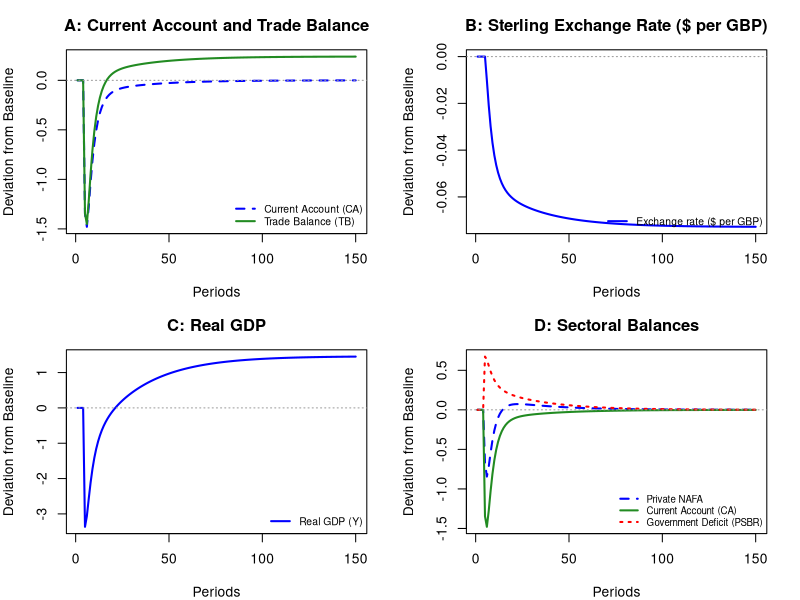
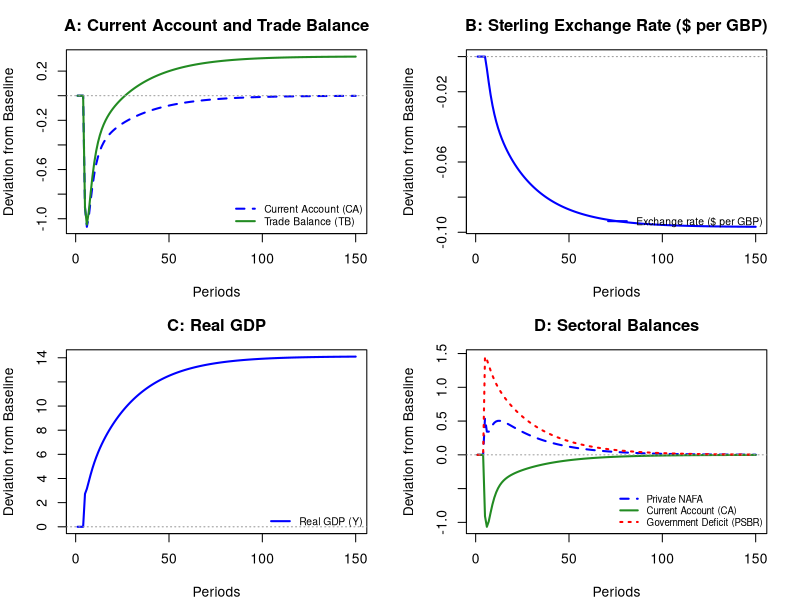
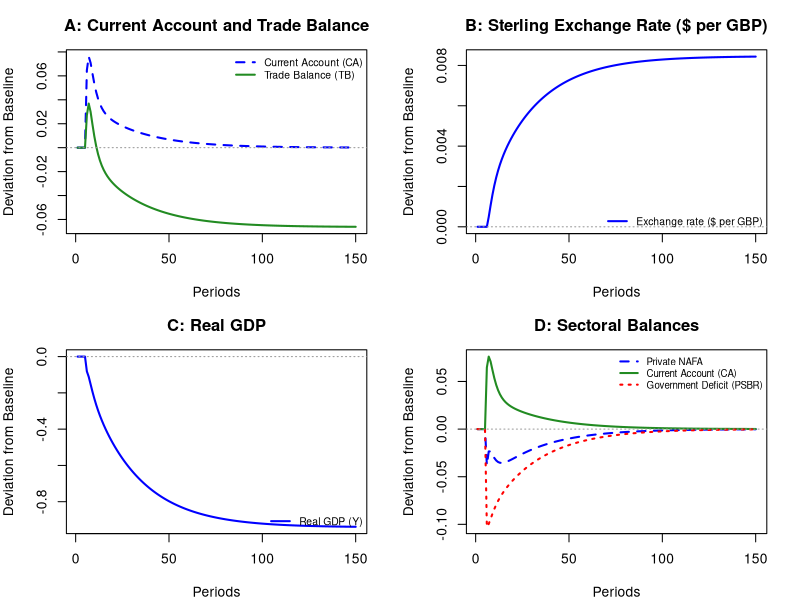
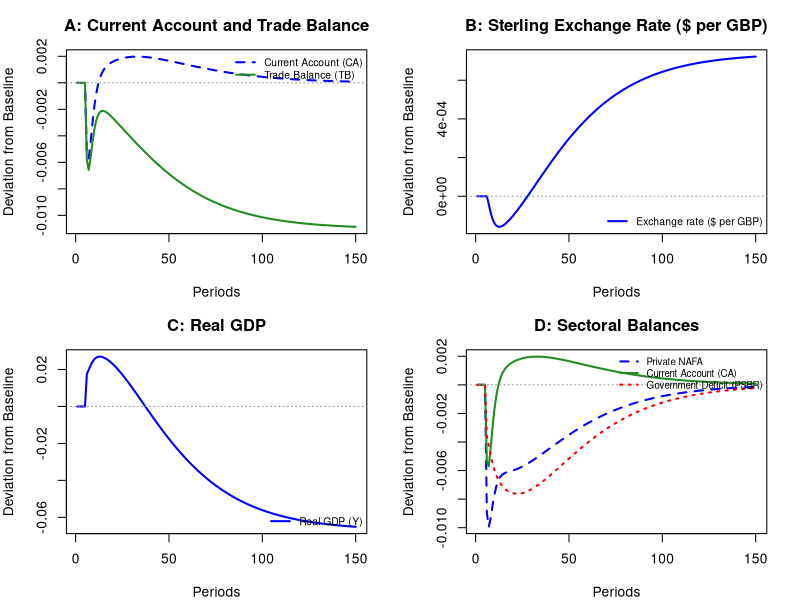

Source code (R) for these figures, in order:
# =====================================================================
# OPENSIMPLEST: The Smallest SFC Open Economy Model
# =====================================================================
#
# This code translates into R the OPENSIMPLEST model originally developed in EViews by:
# Francesco Zezza (Sapienza University of Rome and Levy Economics Institute)
#
# Reference Working Paper:
# Zezza, F. (2026), "OPENSIMPLEST: The Smallest SFC Open Economy Model",
# Levy Economics Institute of Bard College, Working Paper No. 1105.
# Link to working paper and original EViews code:
# https://www.levyinstitute.org/wp-content/uploads/2026/01/wp_1105.pdf
#
# Structure follows the conventions of SFC models in R (Sim_a.R, Sim_b.R, PC.R, LP1.R)
# Created for ECON 530 / Research Methods II
# =====================================================================

# STEP 1: Clear the workspace
rm(list=ls(all=TRUE))

# PERIODS (i = 1 to 150)
nPeriods = 150

# SCENARIOS (j = 1 to 5)
# Scenario 1: Baseline (Steady State)
# Scenario 2: Step-fall in UK propensity to export (eps0 = -2.2 from period 5)
# Scenario 3: Increase in UK government spending (g = 18 from period 5)
# Scenario 4: Reduction in domestic interest rate (r = 0.029 from period 5)
# Scenario 5: Shift in liquidity preference towards foreign bills (lambda10 = 0.65, lambda20 = 0.3 from period 5)
nScenarios = 5

# =====================================================================
# STEP 2: PARAMETERS
# =====================================================================
alpha1        = 0.75     # Propensity to consume out of disposable income
alpha2        = 0.13333  # Propensity to consume out of wealth
theta         = 0.2      # Average tax rate on income
eps0_base     = -2.1     # Export equation constant term (baseline)
eps1          = 0.7      # Export elasticity with respect to exchange rate
eps2          = 1.2      # Export elasticity with respect to foreign income
mu0           = -2.1     # Import equation constant term
mu1           = 0.7      # Import elasticity with respect to exchange rate
mu2           = 1.2      # Import elasticity with respect to domestic income
lambda10_base = 0.7      # Portfolio share parameter: domestic bills (baseline)
lambda11      = 5.0      # Portfolio sensitivity to domestic interest rate (domestic bills)
lambda12      = 5.0      # Portfolio sensitivity to foreign interest rate (domestic bills)
lambda20_base = 0.25     # Portfolio share parameter: foreign bills (baseline)
lambda21      = 5.0      # Portfolio sensitivity to domestic interest rate (foreign bills)
lambda22      = 5.0      # Portfolio sensitivity to foreign interest rate (foreign bills)
phi           = 0.01     # Exchange rate adjustment speed parameter (CA-adjustment rule)

# =====================================================================
# STEP 3: VARIABLES AND MATRICES
# =====================================================================

# --- Exogenous Variables ---
# Government expenditure on goods and services
g = matrix(data=16.0, nrow=nScenarios, ncol=nPeriods)
# Domestic interest rate on government bills
r = matrix(data=0.03, nrow=nScenarios, ncol=nPeriods)
# Foreign interest rate
r_f = matrix(data=0.03, nrow=nScenarios, ncol=nPeriods)
# Foreign income (output of Rest of World)
y_f = matrix(data=80.0, nrow=nScenarios, ncol=nPeriods)

# --- Shock-Dependent Parameters (as matrices across scenarios and time) ---
eps0     = matrix(data=eps0_base, nrow=nScenarios, ncol=nPeriods)
lambda10 = matrix(data=lambda10_base, nrow=nScenarios, ncol=nPeriods)
lambda20 = matrix(data=lambda20_base, nrow=nScenarios, ncol=nPeriods)

# --- Endogenous Variables ---
# Output / GDP (income)
y = matrix(data=0.0, nrow=nScenarios, ncol=nPeriods)
# Household consumption (private expenditure)
pe = matrix(data=0.0, nrow=nScenarios, ncol=nPeriods)
# Regular disposable income (excluding capital gains)
yd_r = matrix(data=0.0, nrow=nScenarios, ncol=nPeriods)
# Haig-Simons disposable income (including exchange-rate capital gains)
yd_hs = matrix(data=0.0, nrow=nScenarios, ncol=nPeriods)
# Household net financial wealth
v = matrix(data=0.0, nrow=nScenarios, ncol=nPeriods)
# Tax revenue
t = matrix(data=0.0, nrow=nScenarios, ncol=nPeriods)
# Exports of goods and services
x = matrix(data=0.0, nrow=nScenarios, ncol=nPeriods)
# Imports of goods and services
im = matrix(data=0.0, nrow=nScenarios, ncol=nPeriods)
# Trade balance (exports - imports)
tb = matrix(data=0.0, nrow=nScenarios, ncol=nPeriods)
# Current account balance
ca = matrix(data=0.0, nrow=nScenarios, ncol=nPeriods)
# Nominal exchange rate (domestic currency per unit of foreign currency, GBP/USD)
xr = matrix(data=1.141, nrow=nScenarios, ncol=nPeriods)
# Net foreign asset position (NETFA / NIIP)
netfa = matrix(data=0.0, nrow=nScenarios, ncol=nPeriods)
# Domestic government bills held by households
b_p = matrix(data=87.100, nrow=nScenarios, ncol=nPeriods)
# Foreign bills held by domestic households (in foreign currency)
bw_p = matrix(data=21.775, nrow=nScenarios, ncol=nPeriods)
# Total supply of domestic government bills
b_s = matrix(data=144.977, nrow=nScenarios, ncol=nPeriods)
# Foreign holdings of domestic government bills
b_w = matrix(data=24.668, nrow=nScenarios, ncol=nPeriods)
# Domestic bills held by the central bank
b_cb = matrix(data=0.0, nrow=nScenarios, ncol=nPeriods)
# Money balances held by households (cash demand)
h_p = matrix(data=0.0, nrow=nScenarios, ncol=nPeriods)
# Money supply (high-powered money)
h_s = matrix(data=0.0, nrow=nScenarios, ncol=nPeriods)
# Central bank profits
f_cb = matrix(data=0.0, nrow=nScenarios, ncol=nPeriods)
# Public Sector Borrowing Requirement (government deficit)
psbr = matrix(data=0.0, nrow=nScenarios, ncol=nPeriods)
# Net Acquisition of Financial Assets by private sector (NAFA)
nafa = matrix(data=0.0, nrow=nScenarios, ncol=nPeriods)
# Sectoral balance consistency check (NAFA - PSBR - CA = 0)
sectoral_check = matrix(data=0.0, nrow=nScenarios, ncol=nPeriods)

# =====================================================================
# STEP 4: INITIAL CONDITIONS (PERIOD 1 CALIBRATION)
# =====================================================================
for (j in 1:nScenarios){
  xr[j,1]    = 1.141
  b_p[j,1]   = 87.100
  bw_p[j,1]  = 21.775
  b_s[j,1]   = 144.977
  b_w[j,1]   = 24.668
  # Net Foreign Assets (NETFA) identity
  netfa[j,1] = bw_p[j,1] * xr[j,1] - b_w[j,1]
  # Wealth identity: v = b_s + netfa ensures h_p = h_s
  v[j,1]     = b_s[j,1] + netfa[j,1]
  # Household money from balance sheet identity
  h_p[j,1]   = v[j,1] - b_p[j,1] - bw_p[j,1] * xr[j,1]
  # Central bank holdings and money supply from its balance sheet
  b_cb[j,1]  = b_s[j,1] - b_p[j,1] - b_w[j,1]
  h_s[j,1]   = b_cb[j,1]
  f_cb[j,1]  = 0
  psbr[j,1]  = 0
  ca[j,1]    = 0
  nafa[j,1]  = 0
  sectoral_check[j,1] = 0
}

# =====================================================================
# STEP 5: MODEL SIMULATION (SCENARIOS & GAUSS-SEIDEL ITERATIONS)
# =====================================================================
for (j in 1:nScenarios){

  # Define time loop
  for (i in 2:nPeriods){

    # -----------------------------------------------------------------
    # Define alternative scenarios (shocks applied from period 5 onwards)
    # -----------------------------------------------------------------
    # Scenario 2: Step-fall in export competitiveness (residual parameter eps0)
    if (j == 2 && i >= 5){
      eps0[2,i] = -2.2
    }
    
    # Scenario 3: Permanent increase in government spending (+2 units)
    if (j == 3 && i >= 5){
      g[3,i] = 18.0
    }
    
    # Scenario 4: Reduction in domestic interest rate (-0.1 percentage point)
    if (j == 4 && i >= 5){
      r[4,i] = 0.029
    }
    
    # Scenario 5: Portfolio reallocation towards foreign bills
    if (j == 5 && i >= 5){
      lambda10[5,i] = 0.65
      lambda20[5,i] = 0.30
    }

    # -----------------------------------------------------------------
    # Exchange rate predetermined adjustment rule (Eq. 22)
    # The nominal exchange rate adjusts gradually to lagged CA imbalances
    # -----------------------------------------------------------------
    xr[j,i] = xr[j,i-1] + phi * (-ca[j,i-1])
    d_xr    = xr[j,i] - xr[j,i-1]

    # Initial guess for income/output
    y[j,i] = if (y[j,i-1] > 0) y[j,i-1] else 80.0

    # -----------------------------------------------------------------
    # Gauss-Seidel iterations for within-period convergence
    # -----------------------------------------------------------------
    for (iterations in 1:100){

      # --- External Trade Block ---
      # 8. Exports of goods and services
      x[j,i] = exp(eps0[j,i] + eps1 * log(xr[j,i-1]) + eps2 * log(y_f[j,i]))
      
      # 9. Imports of goods and services
      im[j,i] = exp(mu0 - mu1 * log(xr[j,i-1]) + mu2 * log(pmax(y[j,i], 1e-6)))
      
      # 10. Trade balance
      tb[j,i] = x[j,i] - im[j,i]
      
      # 11. Current account balance (trade balance + net cross-border interest flows)
      ca[j,i] = tb[j,i] + (r_f[j,i-1] * bw_p[j,i-1] * xr[j,i] - r[j,i-1] * b_w[j,i-1])
      
      # 12. External position (Net Foreign Assets, NETFA, from CA + valuation gains)
      netfa[j,i] = netfa[j,i-1] + ca[j,i] + d_xr * bw_p[j,i-1]

      # --- Income, Wealth, and Fiscal Block ---
      # 1. Regular disposable income (excluding capital gains)
      yd_r[j,i] = y[j,i] + (r[j,i-1] * b_p[j,i-1] + r_f[j,i-1] * bw_p[j,i-1] * xr[j,i]) - t[j,i]
      
      # 2. Haig-Simons disposable income (including valuation gains on foreign assets)
      yd_hs[j,i] = yd_r[j,i] + d_xr * bw_p[j,i-1]
      
      # 6. Household consumption (private expenditure)
      pe[j,i] = alpha1 * yd_hs[j,i] + alpha2 * v[j,i-1]
      
      # 5. Income / Output determination (GDP)
      y[j,i] = pe[j,i] + g[j,i] + x[j,i] - im[j,i]
      
      # 4. Tax revenue
      t[j,i] = theta * (y[j,i] + r[j,i-1] * b_p[j,i-1] + r_f[j,i-1] * bw_p[j,i-1] * xr[j,i])
      
      # 3. Household wealth accumulation
      v[j,i] = v[j,i-1] + yd_hs[j,i] - pe[j,i]

      # --- Portfolio Allocation Block (Tobin Asset Demands) ---
      # 14. Demand for domestic bills
      b_p[j,i] = v[j,i] * (lambda10[j,i] + lambda11 * r[j,i] - lambda12 * r_f[j,i])
      
      # 15. Demand for foreign bills (in foreign currency units)
      bw_p[j,i] = v[j,i] * (lambda20[j,i] - lambda21 * r[j,i] + lambda22 * r_f[j,i]) / xr[j,i]
      
      # 13. Foreign demand for domestic government bills (from Balance Sheet Matrix)
      b_w[j,i] = bw_p[j,i] * xr[j,i] - netfa[j,i]
      
      # 16. Demand for money (determined residually to close household portfolio)
      h_p[j,i] = v[j,i] - b_p[j,i] - bw_p[j,i] * xr[j,i]

      # --- Central Bank and Government Block ---
      # 17. Central bank profits (interest received on bill holdings, rebated to gov)
      f_cb[j,i] = r[j,i-1] * b_cb[j,i-1]
      
      # 20. Public Sector Borrowing Requirement (PSBR, government deficit)
      psbr[j,i] = g[j,i] + r[j,i-1] * b_s[j,i-1] - t[j,i] - f_cb[j,i]
      
      # 21. Total supply of domestic government bills
      b_s[j,i] = b_s[j,i-1] + psbr[j,i]
      
      # 18. Central bank holding of domestic bills (residual purchaser of public debt)
      b_cb[j,i] = b_s[j,i] - b_p[j,i] - b_w[j,i]
      
      # 19. Money supply (high-powered money, closes CB balance sheet)
      h_s[j,i] = b_cb[j,i]

      # --- Identities & Consistency Checks ---
      # 7. Private sector Net Acquisition of Financial Assets (NAFA)
      nafa[j,i] = psbr[j,i] + ca[j,i]
      
      # Sectoral balance consistency check (should identically equal zero)
      sectoral_check[j,i] = nafa[j,i] - psbr[j,i] - ca[j,i]

    } # End iterations
  }   # End time
}     # End scenarios

# =====================================================================
# STEP 6: CONSISTENCY CHECKS
# =====================================================================
# Check 1: Sectoral Balances identity (NAFA - PSBR - CA = 0)
max_sec_err = max(abs(sectoral_check))
cat("Maximum Sectoral Balance error (NAFA - PSBR - CA):", max_sec_err, "\n")

# Check 2: Balance Sheet / Money Market identity (H_p - H_s = 0)
max_h_err = max(abs(h_p - h_s))
cat("Maximum Money Market error (H_p - H_s):", max_h_err, "\n")

# =====================================================================
# STEP 7: GRAPHICAL OUTPUT (REPLICATING FIGURES FROM WORKING PAPER)
# =====================================================================

# Time index for plotting (periods 1 to 150)
time_axis = 1:nPeriods

# ---------------------------------------------------------------------
# Figure 2: Effect of a Step-Fall in UK Propensity to Export (Scenario 2 vs Baseline)
# Replicating Figure 2 in paper (and fig1 in EViews code)
# ---------------------------------------------------------------------
par(mfrow=c(2,2), mar=c(4,4,3,2))

# Panel A: Current Account and Trade Balance
plot(time_axis, ca[2,] - ca[1,], type="l", col="blue", lty=2, lwd=2,
     main="A: Current Account and Trade Balance", xlab="Periods", ylab="Deviation from Baseline",
     ylim=range(c(ca[2,] - ca[1,], tb[2,] - tb[1,])))
lines(time_axis, tb[2,] - tb[1,], col="forestgreen", lty=1, lwd=2)
abline(h=0, col="gray60", lty=3)
legend("bottomright", legend=c("Current Account (CA)", "Trade Balance (TB)"),
       col=c("blue", "forestgreen"), lty=c(2,1), lwd=2, bty="n", cex=0.75)

# Panel B: Sterling Exchange Rate ($ per GBP)
plot(time_axis, (1/xr[2,]) - (1/xr[1,]), type="l", col="blue", lty=1, lwd=2,
     main="B: Sterling Exchange Rate ($ per GBP)", xlab="Periods", ylab="Deviation from Baseline")
abline(h=0, col="gray60", lty=3)
legend("bottomright", legend=c("Exchange rate ($ per GBP)"),
       col="blue", lty=1, lwd=2, bty="n", cex=0.75)

# Panel C: Real GDP
plot(time_axis, y[2,] - y[1,], type="l", col="blue", lty=1, lwd=2,
     main="C: Real GDP", xlab="Periods", ylab="Deviation from Baseline")
abline(h=0, col="gray60", lty=3)
legend("bottomright", legend=c("Real GDP (Y)"),
       col="blue", lty=1, lwd=2, bty="n", cex=0.75)

# Panel D: Sectoral Balances
plot(time_axis, nafa[2,] - nafa[1,], type="l", col="blue", lty=2, lwd=2,
     main="D: Sectoral Balances", xlab="Periods", ylab="Deviation from Baseline",
     ylim=range(c(nafa[2,] - nafa[1,], ca[2,] - ca[1,], psbr[2,] - psbr[1,])))
lines(time_axis, ca[2,] - ca[1,], col="forestgreen", lty=1, lwd=2)
lines(time_axis, psbr[2,] - psbr[1,], col="red", lty=3, lwd=2)
abline(h=0, col="gray60", lty=3)
legend("bottomright", legend=c("Private NAFA", "Current Account (CA)", "Government Deficit (PSBR)"),
       col=c("blue", "forestgreen", "red"), lty=c(2,1,3), lwd=2, bty="n", cex=0.7)

# Reset graphics layout
par(mfrow=c(1,1))

# ---------------------------------------------------------------------
# Figure 3: Effect of an Increase in UK Government Spending (Scenario 3 vs Baseline)
# Replicating Figure 3 in paper (and fig2 in EViews code)
# ---------------------------------------------------------------------
par(mfrow=c(2,2), mar=c(4,4,3,2))

# Panel A: Current Account and Trade Balance
plot(time_axis, ca[3,] - ca[1,], type="l", col="blue", lty=2, lwd=2,
     main="A: Current Account and Trade Balance", xlab="Periods", ylab="Deviation from Baseline",
     ylim=range(c(ca[3,] - ca[1,], tb[3,] - tb[1,])))
lines(time_axis, tb[3,] - tb[1,], col="forestgreen", lty=1, lwd=2)
abline(h=0, col="gray60", lty=3)
legend("bottomright", legend=c("Current Account (CA)", "Trade Balance (TB)"),
       col=c("blue", "forestgreen"), lty=c(2,1), lwd=2, bty="n", cex=0.75)

# Panel B: Sterling Exchange Rate ($ per GBP)
plot(time_axis, (1/xr[3,]) - (1/xr[1,]), type="l", col="blue", lty=1, lwd=2,
     main="B: Sterling Exchange Rate ($ per GBP)", xlab="Periods", ylab="Deviation from Baseline")
abline(h=0, col="gray60", lty=3)
legend("bottomright", legend=c("Exchange rate ($ per GBP)"),
       col="blue", lty=1, lwd=2, bty="n", cex=0.75)

# Panel C: Real GDP
plot(time_axis, y[3,] - y[1,], type="l", col="blue", lty=1, lwd=2,
     main="C: Real GDP", xlab="Periods", ylab="Deviation from Baseline")
abline(h=0, col="gray60", lty=3)
legend("bottomright", legend=c("Real GDP (Y)"),
       col="blue", lty=1, lwd=2, bty="n", cex=0.75)

# Panel D: Sectoral Balances
plot(time_axis, nafa[3,] - nafa[1,], type="l", col="blue", lty=2, lwd=2,
     main="D: Sectoral Balances", xlab="Periods", ylab="Deviation from Baseline",
     ylim=range(c(nafa[3,] - nafa[1,], ca[3,] - ca[1,], psbr[3,] - psbr[1,])))
lines(time_axis, ca[3,] - ca[1,], col="forestgreen", lty=1, lwd=2)
lines(time_axis, psbr[3,] - psbr[1,], col="red", lty=3, lwd=2)
abline(h=0, col="gray60", lty=3)
legend("bottomright", legend=c("Private NAFA", "Current Account (CA)", "Government Deficit (PSBR)"),
       col=c("blue", "forestgreen", "red"), lty=c(2,1,3), lwd=2, bty="n", cex=0.7)

# Reset graphics layout
par(mfrow=c(1,1))

# ---------------------------------------------------------------------
# Figure 4: Effect of a Reduction in UK Interest Rate of 0.1% (Scenario 4 vs Baseline)
# Replicating Figure 4 in paper (and fig3 in EViews code)
# ---------------------------------------------------------------------
par(mfrow=c(2,2), mar=c(4,4,3,2))

# Panel A: Current Account and Trade Balance
plot(time_axis, ca[4,] - ca[1,], type="l", col="blue", lty=2, lwd=2,
     main="A: Current Account and Trade Balance", xlab="Periods", ylab="Deviation from Baseline",
     ylim=range(c(ca[4,] - ca[1,], tb[4,] - tb[1,])))
lines(time_axis, tb[4,] - tb[1,], col="forestgreen", lty=1, lwd=2)
abline(h=0, col="gray60", lty=3)
legend("topright", legend=c("Current Account (CA)", "Trade Balance (TB)"),
       col=c("blue", "forestgreen"), lty=c(2,1), lwd=2, bty="n", cex=0.75)

# Panel B: Sterling Exchange Rate ($ per GBP)
plot(time_axis, (1/xr[4,]) - (1/xr[1,]), type="l", col="blue", lty=1, lwd=2,
     main="B: Sterling Exchange Rate ($ per GBP)", xlab="Periods", ylab="Deviation from Baseline")
abline(h=0, col="gray60", lty=3)
legend("bottomright", legend=c("Exchange rate ($ per GBP)"),
       col="blue", lty=1, lwd=2, bty="n", cex=0.75)

# Panel C: Real GDP
plot(time_axis, y[4,] - y[1,], type="l", col="blue", lty=1, lwd=2,
     main="C: Real GDP", xlab="Periods", ylab="Deviation from Baseline")
abline(h=0, col="gray60", lty=3)
legend("bottomright", legend=c("Real GDP (Y)"),
       col="blue", lty=1, lwd=2, bty="n", cex=0.75)

# Panel D: Sectoral Balances
plot(time_axis, nafa[4,] - nafa[1,], type="l", col="blue", lty=2, lwd=2,
     main="D: Sectoral Balances", xlab="Periods", ylab="Deviation from Baseline",
     ylim=range(c(nafa[4,] - nafa[1,], ca[4,] - ca[1,], psbr[4,] - psbr[1,])))
lines(time_axis, ca[4,] - ca[1,], col="forestgreen", lty=1, lwd=2)
lines(time_axis, psbr[4,] - psbr[1,], col="red", lty=3, lwd=2)
abline(h=0, col="gray60", lty=3)
legend("topright", legend=c("Private NAFA", "Current Account (CA)", "Government Deficit (PSBR)"),
       col=c("blue", "forestgreen", "red"), lty=c(2,1,3), lwd=2, bty="n", cex=0.7)

# Reset graphics layout
par(mfrow=c(1,1))

# ---------------------------------------------------------------------
# Figure 5: Effect of a Change in UK Private Sector Preference for Foreign Bills
# (Scenario 5 vs Baseline, replicating Figure 5 in paper / fig4 in EViews)
# ---------------------------------------------------------------------
par(mfrow=c(2,2), mar=c(4,4,3,2))

# Panel A: Current Account and Trade Balance
plot(time_axis, ca[5,] - ca[1,], type="l", col="blue", lty=2, lwd=2,
     main="A: Current Account and Trade Balance", xlab="Periods", ylab="Deviation from Baseline",
     ylim=range(c(ca[5,] - ca[1,], tb[5,] - tb[1,])))
lines(time_axis, tb[5,] - tb[1,], col="forestgreen", lty=1, lwd=2)
abline(h=0, col="gray60", lty=3)
legend("topright", legend=c("Current Account (CA)", "Trade Balance (TB)"),
       col=c("blue", "forestgreen"), lty=c(2,1), lwd=2, bty="n", cex=0.75)

# Panel B: Sterling Exchange Rate ($ per GBP)
plot(time_axis, (1/xr[5,]) - (1/xr[1,]), type="l", col="blue", lty=1, lwd=2,
     main="B: Sterling Exchange Rate ($ per GBP)", xlab="Periods", ylab="Deviation from Baseline")
abline(h=0, col="gray60", lty=3)
legend("bottomright", legend=c("Exchange rate ($ per GBP)"),
       col="blue", lty=1, lwd=2, bty="n", cex=0.75)

# Panel C: Real GDP
plot(time_axis, y[5,] - y[1,], type="l", col="blue", lty=1, lwd=2,
     main="C: Real GDP", xlab="Periods", ylab="Deviation from Baseline")
abline(h=0, col="gray60", lty=3)
legend("bottomright", legend=c("Real GDP (Y)"),
       col="blue", lty=1, lwd=2, bty="n", cex=0.75)

# Panel D: Sectoral Balances
plot(time_axis, nafa[5,] - nafa[1,], type="l", col="blue", lty=2, lwd=2,
     main="D: Sectoral Balances", xlab="Periods", ylab="Deviation from Baseline",
     ylim=range(c(nafa[5,] - nafa[1,], ca[5,] - ca[1,], psbr[5,] - psbr[1,])))
lines(time_axis, ca[5,] - ca[1,], col="forestgreen", lty=1, lwd=2)
lines(time_axis, psbr[5,] - psbr[1,], col="red", lty=3, lwd=2)
abline(h=0, col="gray60", lty=3)
legend("topright", legend=c("Private NAFA", "Current Account (CA)", "Government Deficit (PSBR)"),
       col=c("blue", "forestgreen", "red"), lty=c(2,1,3), lwd=2, bty="n", cex=0.7)

# Reset graphics layout
par(mfrow=c(1,1))
